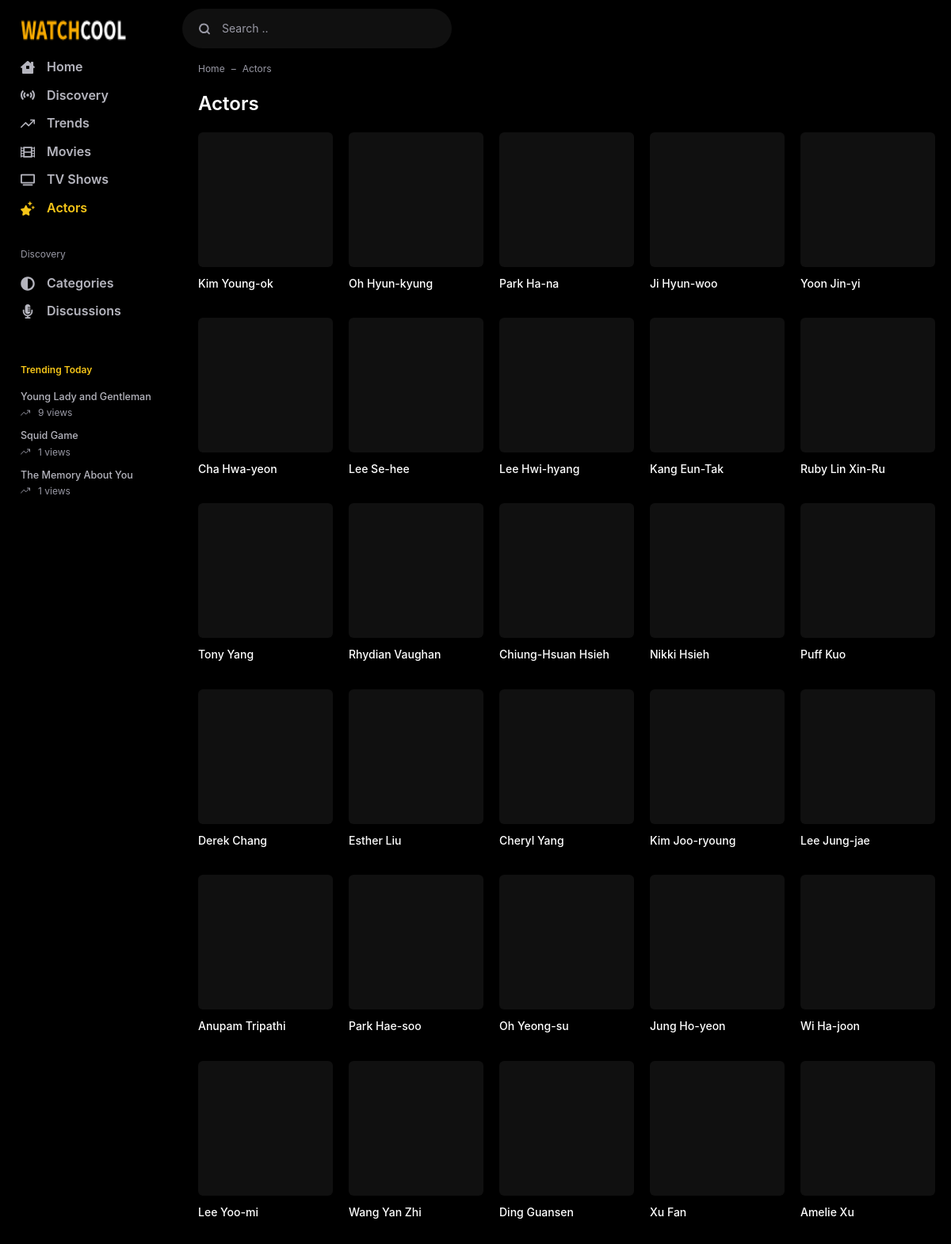
Page /web16/actors/ (upper part) on the committed database.
### webapp/models/tv.py (models this page shows, shortened)
class TV(AbsShow):
    media_type=models.CharField(default="TV",max_length=2)
    class Meta:
        ordering = ("-added_on","-release_date",)
        verbose_name_plural = "TV Shows"
        db_table = "tv"

### webapp/models/common.py (models this page shows, shortened)
class Cast(models.Model):
    movie = models.ManyToManyField(Movie,related_name="cast",related_query_name="has_cast")
    tv = models.ManyToManyField(TV,related_name="cast",related_query_name="has_cast")
    gender = models.CharField(max_length=1,choices=GENDER_CHOICES,default=1)
    name = models.CharField(max_length=100)
    tmdb_cast_id = models.IntegerField()
    popularity = models.DecimalField(max_digits=6,decimal_places=3,null=True,blank=True)
    profile_path = models.URLField(null=True,blank=True)
    slug = models.SlugField(null=True,blank=True,editable=True,max_length=2083)
    added_on = models.DateField(default=timezone.now,editable=True)
    class Meta:
        ordering = ("-popularity",)

### webapp/views.py (the view)
# urls.py: path("actors/",cache_page(CACHE_TIME)(views.ActorList.as_view()),name="actor_list"),
class ActorList(ListView):
    model = Cast
    paginate_by = 40
    template_name = "webapp/actor_list.html"
    context_object_name = "actors"
    def get_queryset(self):
        return self.model.objects.filter(~Q(profile_path__endswith="None")).order_by("-added_on","-popularity")
    def get_context_data(self, **kwargs):
        context = super().get_context_data(**kwargs)
        title = f"List all Actors | {self.request.get_host()}"
        context["title"] = title
        context["description"] = title
        context["currentPage"] = "actors"
        return context

### webapp/context_processors.py (called while the page is built)
def tvsViewin(days,get):
    return ViewLog.objects.filter(movie=None,
        viewed_on__date__gte=(datetime.date.today()-datetime.timedelta(days=days))).values(
        "tv",
        slug = F("tv__slug"),
        title=F("tv__title"),
        themoviedb_id = F("tv__themoviedb_id"),
        original_title = F("tv__original_title"),
        imdb_id = F("tv__imdb_id"),
        trailer = F("tv__trailer"),
        published = F("tv__published"),
        runtime = F("tv__runtime"),
        added_on = F("tv__added_on"),
        updated_on = F("tv__updated_on"),
        media_type = F("tv__media_type"),
        poster_path=F("tv__poster_path"),
        overview=F("tv__overview"),
        vote_average=F("tv__vote_average"),
        backdrop_path=F("tv__backdrop_path"),
        release_date=F("tv__release_date"),
        ).annotate(views=Count("tv")).order_by()[:get]

def config(request=None):
    data = cache.get_many(KEYS)
    if not data:
        data = cache_context()
        cache.set_many(data,settings.CACHE_TIME)
    return data

### webapp/templates/webapp/actor_list.html (shortened to what this page needs)
{% extends 'webapp/_base.html' %}
{% block content %}
<div class="flex-fill">
    <nav aria-label="breadcrumb">
        <ol class="breadcrumb">
            <li class="breadcrumb-item"><a href="{% url 'app_webapp:home' %}">Home</a></li>
            <li class="breadcrumb-item active" aria-current="page">Actors</li>
        </ol>
    </nav>
    <div class="d-flex">
        <div class="app-content">
            <div class="app-section">
                <div class="mb-3">
                    <div class="text-24 text-white font-weight-bold">Actors</div>
                </div>
                <div class="row row-cols-md-5 row-cols-2">
                    {% for actor in actors %}
                        {% include 'webapp/includes/actor.html' with actor=actor only %}
                    {% endfor %}
                </div>
            </div>
        </div>
    </div>
</div>
{% endblock content %}

### webapp/templates/webapp/_base.html (shortened to what this page needs)
<!DOCTYPE html> {% load static %}
<html lang="en">
<head>
    <link as="style" media="all" rel="stylesheet preload prefetch" href="{% static 'webapp/css/app.css' %}"
        type="text/css" />
</head>
<body>
    <div class="container">
        <div class="app">
            <div class="app-header">
                <div class="navbar navbar-expand-lg">
                    <div class="app-navbar">
                        <a href="{% url 'app_webapp:home' %}" class="navbar-brand">
                            <img src="{{logo.url}}" alt="{{title}}" width="134" height="40">
                        </a>
                    </div>
                    <form class="header-search input-group d-md-block d-none" method="post"
                        action="{% url 'app_webapp:search' %}" id="navbarToggler">
                        <div class="typeahead__container app-search">
                            <div class="typeahead__field">
                                <div class="typeahead__query">
                                    <label for="search-input" class="btn px-0 mb-0" aria-label="Search">
                                        <svg class="icon">
                                            <use
                                                xlink:href="{% static 'webapp/public/assets/img/sprite.svg' %}#search" />
                                        </svg>
                                    </label>
                                    <input class="video-search form-control" name="q" type="text" id="search-input"
                                        placeholder="Search .." autocomplete="off">
                                </div>
                            </div>
                        </div>
                    </form>
                </div>
            </div>
            <div class="app-wrapper">
                <div class="app-aside nav-aside" id="aside">
                    <ul class="nav">
                        <li class="{% if currentPage == 'home' %}active{% endif %}">
                            <a href="{% url 'app_webapp:home' %}">
                                <svg class="nav-icon">
                                    <use xlink:href="{% static 'webapp/public/assets/img/sprite.svg' %}#house" />
                                </svg> Home
                            </a>
                        </li>
                        <li class="{% if currentPage == 'discovery' %}active{% endif %}">
                            <a href="{% url 'app_webapp:discovery' %}">
                                <svg class="nav-icon">
                                    <use xlink:href="{% static 'webapp/public/assets/img/sprite.svg' %}#discovery" />
                                </svg> Discovery
                            </a>
                        </li>
                        <li class="{% if currentPage == 'trends' %}active{% endif %}">
                            <a href="{% url 'app_webapp:trends' %}">
                                <svg class="nav-icon">
                                    <use xlink:href="{% static 'webapp/public/assets/img/sprite.svg' %}#trend" />
                                </svg> Trends
                            </a>
                        </li>
                        <li class="{% if currentPage == 'movies' %}active{% endif %}">
                            <a href="{% url 'app_webapp:movie_list' %}">
                                <svg class="nav-icon">
                                    <use xlink:href="{% static 'webapp/public/assets/img/sprite.svg' %}#film" />
                                </svg> Movies
                            </a>
                        </li>
                        <li class="{% if currentPage == 'tvs' %}active{% endif %}">
                            <a href="{% url 'app_webapp:tv_list' %}">
                                <svg class="nav-icon">
                                    <use xlink:href="{% static 'webapp/public/assets/img/sprite.svg' %}#tv" />
                                </svg> TV Shows
                            </a>
                        </li>
                        <li class="{% if currentPage == 'actors' %}active{% endif %}">
                            <a href="{% url 'app_webapp:actor_list' %}">
                                <svg class="nav-icon">
                                    <use xlink:href="{% static 'webapp/public/assets/img/sprite.svg' %}#actors" />
                                </svg> Actors
                            </a>
                        </li>
                        <li class="nav-header">
                            Discovery
                        </li>
                        <li>
                            <a href="{% url 'app_webapp:category' %}">
                                <svg class="nav-icon">
                                    <use xlink:href="{% static 'webapp/public/assets/img/sprite.svg' %}#categories" />
                                </svg> Categories
                            </a>
                        </li>
                        <li>
                            <a href="{% url 'app_webapp:discussions' %}">
                                <svg class="nav-icon">
                                    <use xlink:href="{% static 'webapp/public/assets/img/sprite.svg' %}#discussion" />
                                </svg> Discussions
                            </a>
                        </li>
                    </ul>
                    <ul class="nav-trend d-none d-lg-block">
                        <li class="nav-header">Trending Today</li>
                        {% for show in most_popular_shows %}
                        <li>
                            <a href="
                            {% if show.tv %}
                                {% url 'app_webapp:tv_detail' show.slug %}
                            {% else %}
                                {% url 'app_webapp:movie_detail' show.slug %}
                            {% endif %}
                            " class="nav-content">
                                <div>{{show.title}}</div>
                                <div class="view">
                                    <svg>
                                        <use xlink:href="{% static 'webapp/public/assets/img/sprite.svg' %}#trend" />
                                    </svg>
                                    <div>{{show.views}} views</div>
                                </div>
                            </a>
                        </li>
                        {% endfor %}
                    </ul>
                </div>
                <div class="app-container flex-fill">
                    <div class="container">
                        {% block content %} {% endblock content %}
                    </div>
                </div>
            </div>
        </div>
    </div>
</body>
</html>

### webapp/templates/webapp/includes/actor.html
<div class="col">
    <div class="list-actor">
        <a href="{% url 'app_webapp:actor_detail' actor.slug %}"
            class="list-media" title="{{actor.name}}">
            <div class="media"
                data-src="{{actor.profile_path}}">
            </div>
        </a>
        <div class="list-caption">
            <a href="{% url 'app_webapp:actor_detail' actor.slug %}"
                class="list-title" title="{{actor.name}}">
                {{actor.name}}</a>
        </div>
    </div>
</div>

### rows in the picture
TV: title "Young Lady and Gentleman", views "9"
TV: title "Squid Game", views "1"
TV: title "The Memory About You", views "1"
Cast: name "Kim Young-ok"
Cast: name "Oh Hyun-kyung"
Cast: name "Park Ha-na"
Cast: name "Ji Hyun-woo"
Cast: name "Yoon Jin-yi"
Cast: name "Cha Hwa-yeon"
Cast: name "Lee Se-hee"
Cast: name "Lee Hwi-hyang"
Cast: name "Kang Eun-Tak"
Cast: name "Ruby Lin Xin-Ru"
Cast: name "Tony Yang"
Cast: name "Rhydian Vaughan"
Cast: name "Chiung-Hsuan Hsieh"
Cast: name "Nikki Hsieh"
Cast: name "Puff Kuo"
Cast: name "Derek Chang"
Cast: name "Esther Liu"
Cast: name "Cheryl Yang"
Cast: name "Kim Joo-ryoung"
Cast: name "Lee Jung-jae"
Cast: name "Anupam Tripathi"
Cast: name "Park Hae-soo"
Cast: name "Oh Yeong-su"
Cast: name "Jung Ho-yeon"
Cast: name "Wi Ha-joon"
Cast: name "Lee Yoo-mi"
Cast: name "Wang Yan Zhi"
Cast: name "Ding Guansen"
Cast: name "Xu Fan"
Cast: name "Amelie Xu"
